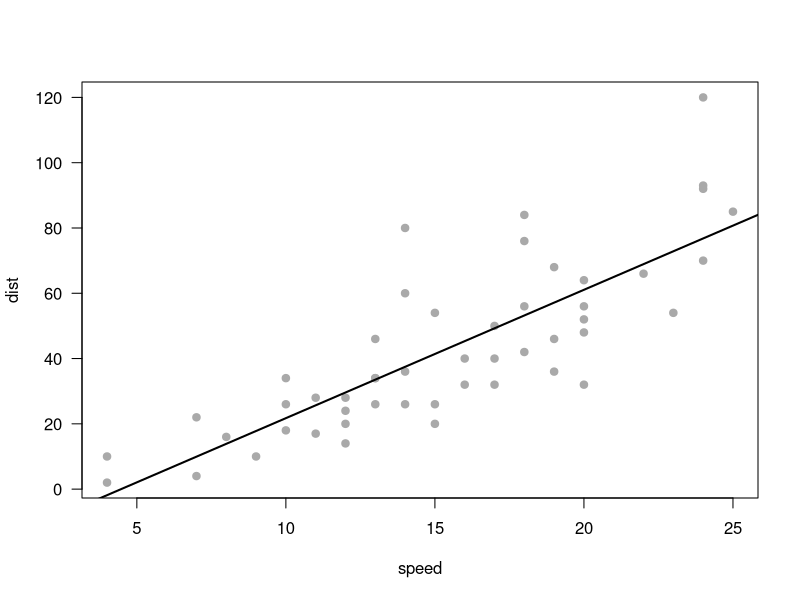

Reproduce this figure in R.
## ---- chunk 1
options(htmltools.dir.version = FALSE)
## ---- chunk 2
a <- 1 + 2
{{print(a)}}
## ---- chunk 3
fit = lm(dist ~ 1 + speed, data = cars)
plot(cars, pch = 19, col = "darkgrey", las = 1)
abline(fit, lwd = 2)
## ---- chunk 4
fit = lm(dist ~ 1 + speed, data = cars)
summary(fit)
